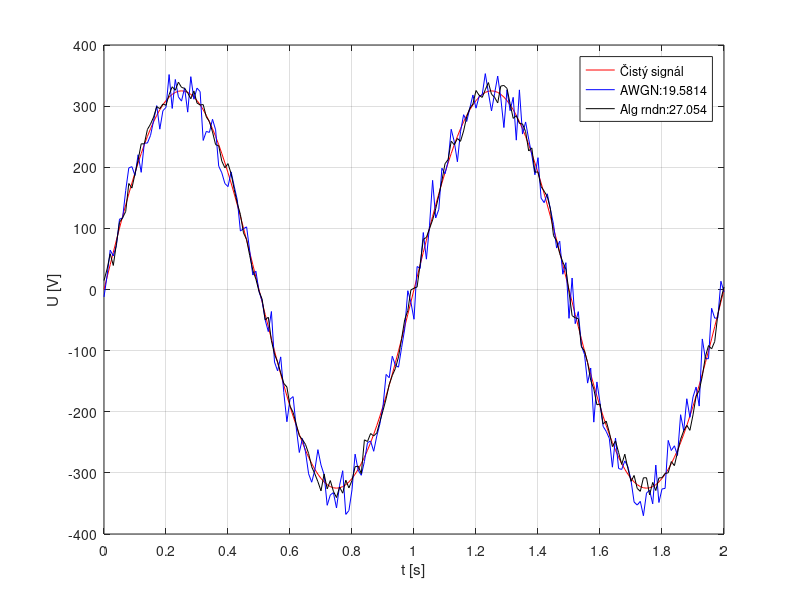

This chart was generated by the following MATLAB code:
clear all;
N = 2;
f_sig = 1;
f_sample = 100;
t = 0:1/f_sample:(2*1/f_sig);

AMP = 325;
DC = 0;
SNR = 20; %dB
SNRlin = 10^(SNR/20);

sine = DC+AMP*sin(2*f_sig*pi*t);

out_awgn = awgn(sine,SNR,'measured');
noise = SNRlin*(randn(size(t)));

out_alg = sine+noise;

%Pocitam neco spatne, nebo jenom blbe generuju šum?
SNR_realAWGN = 20*log10(rms(sine)/rms(out_awgn-sine));
SNR_realFNC = 20*log10(rms(sine)/rms(noise));

plot(t,sine,'color','r');
hold on;
plot(t,out_awgn,'color','b');
hold on;
plot(t,out_alg,'color','k');
hold on;
xlabel('t [s]');
ylabel('U [V]');
grid on;
set(gca, 'xtick', 0:0.2:2);
set(gca, 'ytick', -500:100:500);
legend('Čistý signál',strcat('AWGN: ',num2str(SNR_realAWGN)),strcat('Alg rndn: ', num2str(SNR_realFNC)));